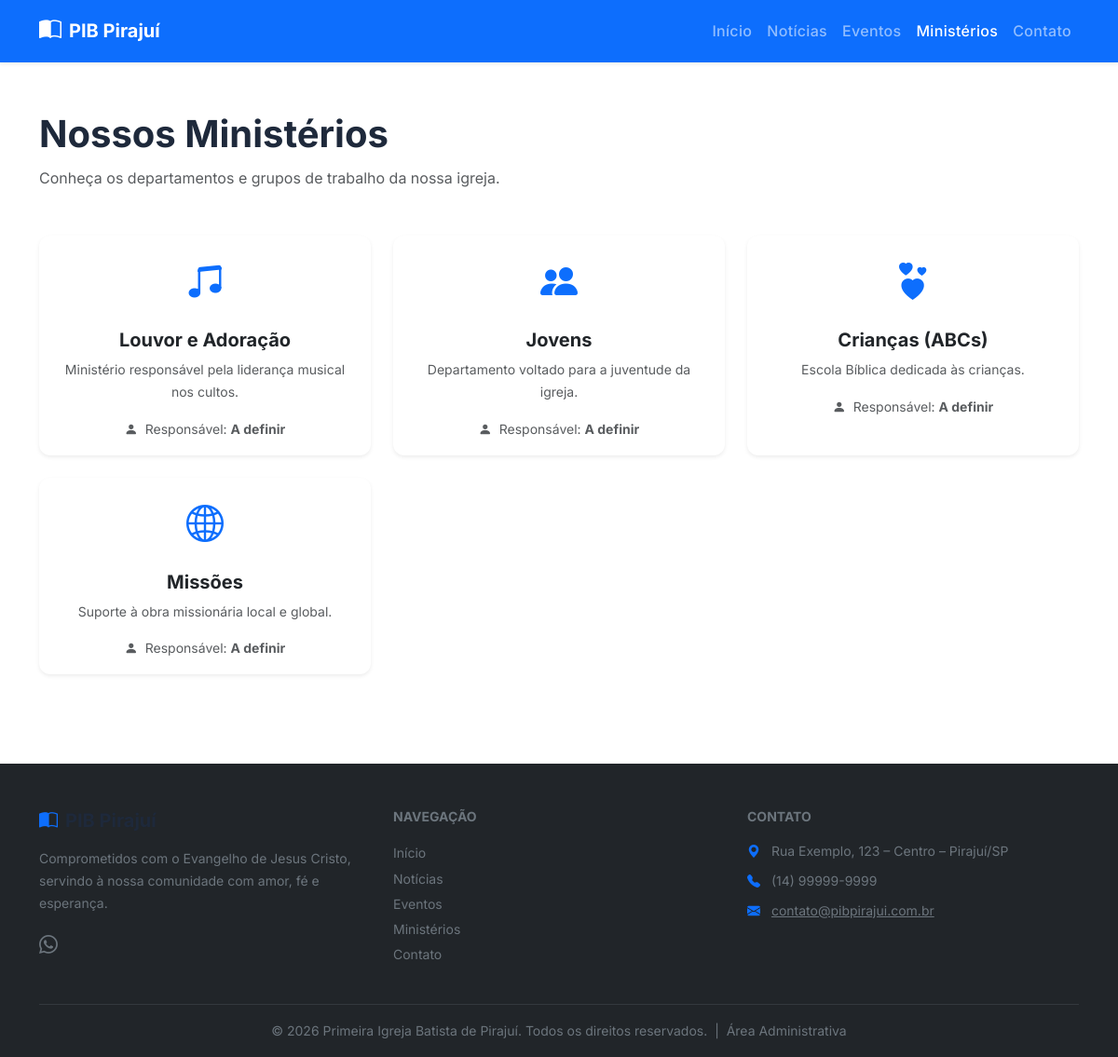
Page /ministerios.php on the committed database.
### tables this page shows
CREATE TABLE IF NOT EXISTS `ministerios` (
    `id`           INT(11)      NOT NULL AUTO_INCREMENT,
    `nome`         VARCHAR(150) NOT NULL COMMENT 'Nome do ministério, ex: Jovens, Missões',
    `descricao`    TEXT         NULL     COMMENT 'Descrição e propósito do ministério',
    `icone`        VARCHAR(100) NULL     COMMENT 'Classe CSS do ícone (ex: Bootstrap Icons)',
    `imagem`       VARCHAR(255) NULL     COMMENT 'Foto do grupo ou banner',
    `responsavel`  VARCHAR(100) NULL     COMMENT 'Nome do líder responsável',
    `ordem`        INT(11)      NOT NULL DEFAULT 0 COMMENT 'Ordem de exibição no site',
    `ativo`        TINYINT(1)   NOT NULL DEFAULT 1 COMMENT '1 = exibido no site',
    `criado_em`    DATETIME     NOT NULL DEFAULT CURRENT_TIMESTAMP,
    PRIMARY KEY (`id`)
);

### includes/functions.php (called while the page is built, shortened)
<?php
function sanitizar(string $dado): string {
    return htmlspecialchars(trim($dado), ENT_QUOTES, 'UTF-8');
}
function obter_config(PDO $pdo, string $chave, string $padrao = ''): string {
    static $cache = [];
    if (!isset($cache[$chave])) {
        $stmt = $pdo->prepare('SELECT valor FROM configuracoes WHERE chave = ? LIMIT 1');
        $stmt->execute([$chave]);
        $resultado = $stmt->fetchColumn();
        $cache[$chave] = ($resultado !== false) ? $resultado : $padrao;
    }
    return $cache[$chave];
}

### php/crud/ministerios_crud.php (called while the page is built, shortened)
<?php
function ministerios_listar(PDO $pdo, bool $apenas_ativos = false): array {
    $where = $apenas_ativos ? 'WHERE ativo = 1' : '';
    $stmt  = $pdo->query("SELECT * FROM ministerios $where ORDER BY ordem ASC, nome ASC");
    return $stmt->fetchAll();
}

### ministerios.php (the view, shortened to what this page needs)
<?php
require_once __DIR__ . '/includes/db.php';
require_once __DIR__ . '/includes/functions.php';
require_once __DIR__ . '/php/crud/ministerios_crud.php';
$ministerios    = ministerios_listar($pdo, true);
require_once __DIR__ . '/includes/header.php';
?>
<main class="py-5">
    <div class="container">
        <h1 class="fw-bold mb-2">Nossos Ministérios</h1>
        <p class="text-muted mb-5">Conheça os departamentos e grupos de trabalho da nossa igreja.</p>
        <?php if (empty($ministerios)): ?>
            <div class="alert alert-info">Nenhum ministério cadastrado.</div>
        <?php else: ?>
        <div class="row g-4">
            <?php foreach ($ministerios as $min): ?>
            <div class="col-md-6 col-lg-4">
                <div class="card h-100 border-0 shadow-sm">
                    <div class="card-body text-center">
                        <i class="<?= sanitizar($min['icone'] ?: 'bi-star') ?> fs-1 text-primary mb-3 d-block"></i>
                        <h2 class="h5 fw-bold"><?= sanitizar($min['nome']) ?></h2>
                        <?php if (!empty($min['descricao'])): ?>
                        <p class="text-muted small"><?= sanitizar($min['descricao']) ?></p>
                        <?php endif; ?>
                        <?php if (!empty($min['responsavel'])): ?>
                        <p class="text-muted small mb-0">
                            <i class="bi bi-person-fill me-1"></i>
                            Responsável: <strong><?= sanitizar($min['responsavel']) ?></strong>
                        </p>
                        <?php endif; ?>
                    </div>
                </div>
            </div>
            <?php endforeach; ?>
        </div>
        <?php endif; ?>
    </div>
</main>
<?php require_once __DIR__ . '/includes/footer.php'; ?>

### includes/header.php (shortened to what this page needs)
<?php
$_site_nome   = isset($pdo) ? obter_config($pdo, 'site_nome_curto', 'PIB Pirajuí') : 'PIB Pirajuí';
$_meta_desc   = isset($pdo) ? obter_config($pdo, 'site_descricao_meta', '') : '';
?>
<!DOCTYPE html>
<html lang="pt-BR">
<head>
    <link rel="stylesheet" href="https://cdn.jsdelivr.net/npm/bootstrap@5.3.3/dist/css/bootstrap.min.css">
    <link rel="stylesheet" href="https://cdn.jsdelivr.net/npm/bootstrap-icons@1.11.3/font/bootstrap-icons.min.css">
    <link rel="stylesheet" href="/css/style.css">
</head>
<body>
<nav class="navbar navbar-expand-lg navbar-dark bg-primary fixed-top shadow-sm">
    <div class="container">
        <a class="navbar-brand fw-bold d-flex align-items-center gap-2" href="/">
            <i class="bi bi-book-half fs-4"></i>
            <?= sanitizar($_site_nome) ?>
        </a>
        <div class="collapse navbar-collapse" id="navbarPrincipal">
            <ul class="navbar-nav ms-auto mb-2 mb-lg-0">
                <li class="nav-item">
                    <a class="nav-link" href="/">Início</a>
                </li>
                <li class="nav-item">
                    <a class="nav-link" href="/noticias.php">Notícias</a>
                </li>
                <li class="nav-item">
                    <a class="nav-link" href="/eventos.php">Eventos</a>
                </li>
                <li class="nav-item">
                    <a class="nav-link" href="/ministerios.php">Ministérios</a>
                </li>
                <li class="nav-item">
                    <a class="nav-link" href="/contato.php">Contato</a>
                </li>
            </ul>
        </div>
    </div>
</nav>
<div style="padding-top: 70px;"></div>

### includes/footer.php (shortened to what this page needs)
<?php
$_endereco  = isset($pdo) ? obter_config($pdo, 'site_endereco', '')  : '';
$_email_rd  = isset($pdo) ? obter_config($pdo, 'site_email', '')     : '';
$_tel       = isset($pdo) ? obter_config($pdo, 'site_telefone', '')  : '';
$_wpp       = isset($pdo) ? obter_config($pdo, 'site_whatsapp', '')  : '';
$_ano_atual = date('Y');
?>
<footer class="bg-dark text-light pt-5 pb-3 mt-5">
    <div class="container">
        <div class="row g-4">
            <div class="col-md-4">
                <h5 class="fw-bold mb-3">
                    <i class="bi bi-book-half me-2 text-primary"></i>PIB Pirajuí
                </h5>
                <p class="text-secondary small">
                    Comprometidos com o Evangelho de Jesus Cristo, servindo à nossa comunidade
                    com amor, fé e esperança.
                </p>
                <div class="d-flex gap-3 mt-3">
                    <?php if (!empty($_wpp)): ?>
                        <a href="https://wa.me/<?= sanitizar($_wpp) ?>" target="_blank" class="text-secondary fs-5" title="WhatsApp">
                            <i class="bi bi-whatsapp"></i>
                        </a>
                    <?php endif; ?>
                </div>
            </div>
            <div class="col-md-4">
                <h6 class="fw-bold mb-3 text-uppercase text-secondary small">Navegação</h6>
                <ul class="list-unstyled">
                    <li><a href="/"               class="text-secondary text-decoration-none small">Início</a></li>
                    <li><a href="/noticias.php"    class="text-secondary text-decoration-none small">Notícias</a></li>
                    <li><a href="/eventos.php"     class="text-secondary text-decoration-none small">Eventos</a></li>
                    <li><a href="/ministerios.php" class="text-secondary text-decoration-none small">Ministérios</a></li>
                    <li><a href="/contato.php"     class="text-secondary text-decoration-none small">Contato</a></li>
                </ul>
            </div>
            <div class="col-md-4">
                <h6 class="fw-bold mb-3 text-uppercase text-secondary small">Contato</h6>
                <ul class="list-unstyled text-secondary small">
                    <?php if (!empty($_endereco)): ?>
                    <li class="mb-2">
                        <i class="bi bi-geo-alt-fill me-2 text-primary"></i>
                        <?= sanitizar($_endereco) ?>
                    </li>
                    <?php endif; ?>
                    <?php if (!empty($_tel)): ?>
                    <li class="mb-2">
                        <i class="bi bi-telephone-fill me-2 text-primary"></i>
                        <?= sanitizar($_tel) ?>
                    </li>
                    <?php endif; ?>
                    <?php if (!empty($_email_rd)): ?>
                    <li class="mb-2">
                        <i class="bi bi-envelope-fill me-2 text-primary"></i>
                        <a href="mailto:<?= sanitizar($_email_rd) ?>" class="text-secondary">
                            <?= sanitizar($_email_rd) ?>
                        </a>
                    </li>
                    <?php endif; ?>
                </ul>
            </div>
        </div>
        <hr class="border-secondary mt-4">
        <div class="text-center text-secondary small">
            &copy; <?= $_ano_atual ?> Primeira Igreja Batista de Pirajuí. Todos os direitos reservados.
            &nbsp;|&nbsp;
            <a href="/admin/login.php" class="text-secondary text-decoration-none">Área Administrativa</a>
        </div>
    </div>
</footer>
</body>
</html>

### css/style.css (style rules this page uses)
:root { --cor-primaria: #1d4ed8; --cor-escura: #1e293b; --cor-cinza: #f4f6f9; --fonte-principal: 'Inter', sans-serif; --raio-borda: 12px; --transicao: 0.25s ease; }
*, *::before, *::after { box-sizing: border-box; }
html { scroll-behavior: smooth; }
body { font-family: var(--fonte-principal); color: #334155; line-height: 1.7; }
h1, h2, h3, h4, h5, h6 { color: var(--cor-escura); line-height: 1.3; }
.card { border-radius: var(--raio-borda); transition: transform var(--transicao), box-shadow var(--transicao); }
.navbar-nav .nav-link { font-weight: 500; letter-spacing: 0.02em; transition: opacity var(--transicao); }

### rows in the picture
ministerios: nome "Louvor e Adoração", descricao "Ministério responsável pela liderança musical nos cultos.", responsavel "A definir"
ministerios: nome "Jovens", descricao "Departamento voltado para a juventude da igreja.", responsavel "A definir"
ministerios: nome "Crianças (ABCs)", descricao "Escola Bíblica dedicada às crianças.", responsavel "A definir"
ministerios: nome "Missões", descricao "Suporte à obra missionária local e global.", responsavel "A definir"

### other values in the picture
sanitizar($_site_nome) "PIB Pirajuí"
sanitizar($_endereco) "Rua Exemplo, 123 – Centro – Pirajuí/SP"
sanitizar($_tel) "(14) 99999-9999"
sanitizar($_email_rd) "contato@pibpirajui.com.br"
